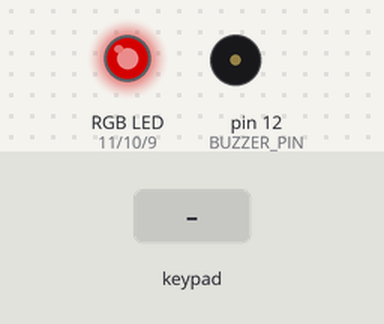
Simulated run of this sketch. Board: Arduino Uno, built with avr-gcc and run on an emulated ATmega328P. On the bench: an RGB LED mixed from three pins (HIGH = lit), buzzer (waves = sounding). Dashed ring = blinking. The inputs (shaded band) are chosen by the test bench. Dim RGB values are drawn brighter than linear; what the sketch prints to the serial monitor is not drawn.

Above: at 1.2 s.
1.3 s: key '*' pressed
At 2.0 s:
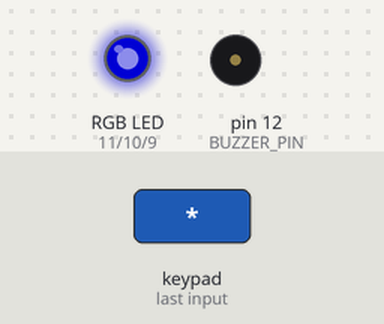
3.0 s: keypad keys 0 0 0 0 pressed 0.4 s apart
At 5.8 s:
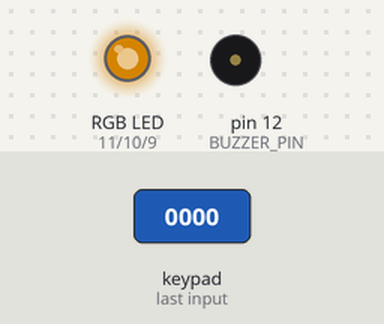
6.4 s: keypad keys 0 0 0 0 # pressed 0.4 s apart
At 8.1 s:
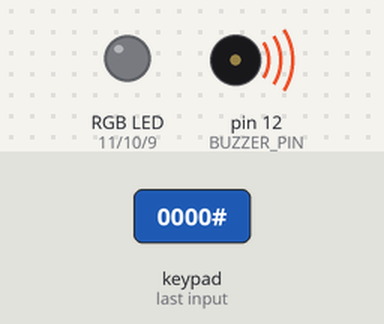
9.9 s: keypad keys 5 4 3 2 pressed 0.4 s apart
At 10.2 s:
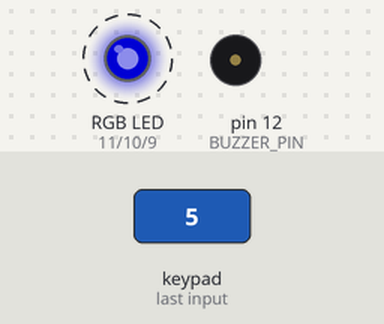
13.3 s: key '#' pressed
At 13.8 s:
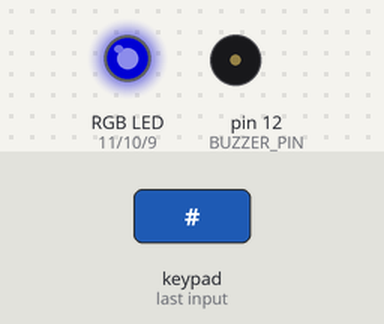
Timing chart, 0 to 16.0 s (numbered marks = the images above; inputs shaded):
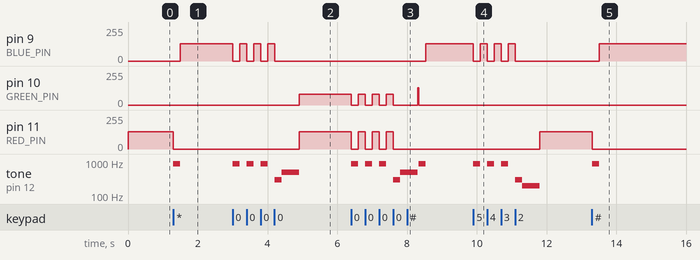

Measured:
- after the input at 1.3 s, pin 9 (BLUE_PIN): 0/255 → 128/255 after 0.20 s; pin 11 (RED_PIN): 128/255 → 0/255 at once; tone on pin 12 (BUZZER_PIN): silent → 880 Hz at once, → silent 0.20 s later
- after the input at 3.0 s, pin 9 (BLUE_PIN): alternates 128/255 for 0.20 s and 0/255 for 0.20 s, 7 changes in all, then stays 0/255, starting at once; pin 10 (GREEN_PIN): 0/255 → 80/255 after 1.9 s
- after the input at 6.4 s, pin 9 (BLUE_PIN): 0/255 → 128/255 after 2.1 s; pin 10 (GREEN_PIN): 80/255 → 0/255 at once, → 80/255 0.20 s later, → 0/255 0.20 s later, → 80/255 0.20 s later, … (9 changes in this stretch)
- after the input at 9.9 s, pin 9 (BLUE_PIN): alternates 128/255 for 0.20 s and 0/255 for 0.20 s, 7 changes in all, then stays 0/255, starting at once; pin 11 (RED_PIN): 0/255 → 128/255 after 1.9 s; tone on pin 12 (BUZZER_PIN): plays 880 Hz for 0.20 s, 880 Hz for 0.20 s, 880 Hz for 0.20 s, 300 Hz for 0.20 s, 200 Hz for 0.50 s, starting at once
- after the input at 13.3 s, pin 9 (BLUE_PIN): 0/255 → 128/255 after 0.21 s; pin 11 (RED_PIN): 128/255 → 0/255 at once; tone on pin 12 (BUZZER_PIN): silent → 880 Hz at once, → silent 0.20 s later

The sketch:

day_15.ino
```cpp
/*
 * 30 Days - Lost in Space
 * Day 14 - Advanced Security Panel
 *
 * Learn more at https://learn.inventr.io/adventure
 *
 * Time to enhance our security system, taking it from functional to fabulous.  We'll
 * add in our RGB LED to give us visual feedback and also expand the tones that play
 * to give us audible feedback as you enter your PIN.
 *
 * IMPORTANT NOTE: The wiring for this sketch builds on the Day 13 wiring. But the
 *                 addition of the RGB LED requires us to MOVE some of the Day 13
 *                 wires.  This is because the RGB LED only works when connected to
 *                 pins that support Pulse Width Modulation (PWM).  HERO pins that
 *                 support PWM have a tilde ('~') preceeding their pin numbers.
 *
 *                 If you look at the Day 13 diagrams you see that we used PWM pins
 *                 for the keypad and buzzer, leaving only one available.  Pins 12
 *                 and 13 are still available so we'll move the wires on pins 9 and 10
 *                 (PWM pins) to 12 and 13.
 *
 *                 Pin 13 is also used while the Arduino IDE is uploading sketches, and
 *                 if you connect the buzzer to THAT pin you get noise every time you
 *                 upload a new sketch (try it!).  So the buzzer will now be on pin 12
 *                 and the keypad wire on pin 9 will move to pin 13.
 *
 *                 Because we used constants, we only need to make two small changes
 *                 from the Day 13 sketch instead of hunting down and changing each use.
 *
 * Alex Eschenauer
 * David Schmidt
 * Greg Lyzenga
 */

/*
 * Arduino concepts introduced/documented in this lesson.
 * - complex logic with multiple devices
 *
 * Parts and electronics concepts introduced in this lesson.
 * - Changing wiring when particular pins (PWM) are required for added components.
 * - Tone() and PWM analogWrite() cannot both operate at the same time.
 */

// Explicitly include Arduino.h
#include "Arduino.h"

// Include Keypad library
#include <Keypad.h>

// Our HERO keypad has 4 rows, each with 4 columns.
const byte ROWS = 4;
const byte COLS = 4;

const byte PIN_LENGTH = 4;                           // PIN code is 4 button presses
char password[PIN_LENGTH] = { '0', '0', '0', '0' };  // Initial password is four zeros.

// Define what characters will be returned by each button
const char BUTTONS[ROWS][COLS] = {
  { '1', '2', '3', 'A' },
  { '4', '5', '6', 'B' },
  { '7', '8', '9', 'C' },
  { '*', '0', '#', 'D' }
};

// Define row and column pins connected to the keypad
const byte ROW_PINS[ROWS] = { 5, 4, 3, 2 };
const byte COL_PINS[COLS] = { 6, 7, 8, 13 };  // NOTE wire moved from Day 13's sketch to pin 13

// Create our keypad object from the keypad configuration above
Keypad heroKeypad = Keypad(makeKeymap(BUTTONS), ROW_PINS, COL_PINS, ROWS, COLS);

const byte BUZZER_PIN = 12;  // NOTE that pin 12 drives the buzzer now

const byte RED_PIN = 11;    // PWM pin controlling the red leg of our RGB LED
const byte GREEN_PIN = 10;  // PWM pin ccontrolling the green leg of our RGB LED
const byte BLUE_PIN = 9;    // PWM pin ccontrolling the blue leg of our RGB LED

void setup() {
  pinMode(RED_PIN, OUTPUT);
  pinMode(GREEN_PIN, OUTPUT);
  pinMode(BLUE_PIN, OUTPUT);

  // Since we start out "locked", we initially display a red color.
  displayColor(128, 0, 0);

  Serial.begin(9600);  // Begin monitoring via the serial monitor
  Serial.println("Press * to set new password or # to access the system.");
}

void loop() {
  char button_character = heroKeypad.getKey();  // Wait for a button press and save character

  // The '#' button unlocks our console
  if (button_character == '#') {          // Button to access system
    giveInputFeedback();                  // Short beep with blue light
    bool access_allowed = validatePIN();  // Have user enter PIN to allow access

    if (access_allowed) {
      Serial.println("Welcome, authorized user. You may now begin using the system.");
    } else {
      Serial.println("Access Denied.");
      Serial.println("\nPress * to enter new PIN or # to access the system.");
    }
  }

  // The '*' allows the user to enter a new PIN after entering current PIN for security
  if (button_character == '*') {          // Button to change password
    giveInputFeedback();                  // Short beep with blue light
    bool access_allowed = validatePIN();  // Have user enter PIN to allow access

    if (access_allowed) {
      displayColor(128, 80, 0);  // Display yellow LED while entering a NEW PIN
      Serial.println("Welcome, authorized user. Please Enter a new password: ");

      // Use a for() loop that runs once for each PIN character.  Each character read
      // replaces a character in our original PIN.
      for (int i = 0; i < PIN_LENGTH; i++) {
        password[i] = heroKeypad.waitForKey();  // replace PIN character with new character
        // NOTE: After the LAST button press we will give Success feedback, but up to the
        //       last character we simply give input feedback.  Since Array indices start
        //       at 0, this if() statement will be true for all but the LAST character of
        //       the new PIN.
        if (i < (PIN_LENGTH - 1)) {
          giveInputFeedback();
          displayColor(128, 80, 0);  // override color
        }

        Serial.print("*");
      }

      Serial.println();  // add new line after last asterisk so next message is on next line
      Serial.println("PIN Successfully Changed!");
      giveSuccessFeedback();  // TADA sound and green light for successful PIN change
    } else {
      Serial.println("Access Denied. Cannot change PIN without entering current PIN first.");
      Serial.println("\nPress * to enter new PIN or # to access the system.");
    }
  }
}

// Enter PIN and return false for bad PIN or true for good PIN
bool validatePIN() {
  Serial.println("Enter PIN to continue.");
  bool pin_correct = true;

  for (int i = 0; i < PIN_LENGTH; i++) {
    char button_character = heroKeypad.waitForKey();
    if (password[i] != button_character) {
      pin_correct = false;
    }
    // Give normal input feedback for all but the LAST character
    if (i < (PIN_LENGTH - 1)) {
      giveInputFeedback();  // Short beep and blue LED
    }
    Serial.print("*");
  }

  if(!pin_correct) {
    giveErrorFeedback();  // Error sound and red light
    Serial.println();     // start next message on new line
    Serial.print("WRONG PIN!");
    Serial.println();     // start next message on new line
    return false;
  }
  else {
    giveSuccessFeedback();  // PIN matched - TADA! sound with green LED
    Serial.println();       // add new line after last asterisk so next message is on next line
    Serial.println("Device Successfully Unlocked!");
    return true;
  }
}

// Display a color by providing Red, Green and Blue intensities (0-255)
void displayColor(byte red_intensity, byte green_intensity, byte blue_intensity) {
  analogWrite(RED_PIN, red_intensity);      // Set red LED intensity using PWM
  analogWrite(GREEN_PIN, green_intensity);  // Set green LED intensity using PWM
  analogWrite(BLUE_PIN, blue_intensity);    // Set blue LED intensity using PWM
}

/*
 * NOTE:
 * Both the PWM functions and tone() functions use some of the same HERO hardware
 * for their functions.  If the RGB LED is on while a tone is played it will flicker
 * or diplay other colors.  Because of this, we turn off the LED while a tone is
 * being played and restore it immediately afterwards.
 */

// A recognized button was pressed.  Give short beep and blue LED
void giveInputFeedback() {
  displayColor(0, 0, 0);  // Turn off LED while playing tone
  tone(BUZZER_PIN, 880, 200);
  delay(200);               // Delay while tone is playing because tone() returns immediately
  displayColor(0, 0, 128);  // Restore blue LED
}

// A matching PIN has been entered or a new PIN has been accepted.
// Play TADA! sound and display green LED
void giveSuccessFeedback() {
  displayColor(0, 0, 0);  // Turn off LED while playing tone
  tone(BUZZER_PIN, 300, 200);
  delay(200);  // Delay while tone is playing because tone() returns immediately

  tone(BUZZER_PIN, 500, 500);
  delay(500);  // Delay while tone is playing because tone() returns immediately
  displayColor(0, 128, 0); // Display green LED
}

// Bad PIN entered.  Play descending tone and display red LED
void giveErrorFeedback() {
  displayColor(0, 0, 0);  // Turn off LED while playing tone
  tone(BUZZER_PIN, 300, 200);
  delay(200);  // Delay while tone is playing because tone() returns immediately

  tone(BUZZER_PIN, 200, 500);  // Frequency = 200Hz, Duration = 200ms
  delay(500);  // Delay while tone is playing because tone() returns immediately
  displayColor(128, 0, 0);  // Display red LED
}
```
